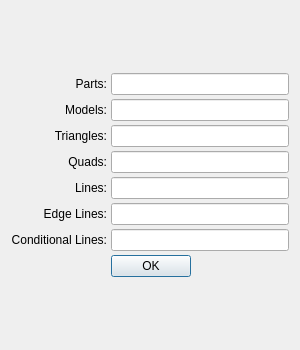
<ui version="4.0" stdsetdef="1">
  <author></author>
  <comment></comment>
  <exportmacro></exportmacro>
  <class>StatisticsPanel</class>
  <widget class="QDialog" name="StatisticsPanel">
    <property name="geometry">
      <rect>
        <x>0</x>
        <y>0</y>
        <width>300</width>
        <height>350</height>
      </rect>
    </property>
    <property name="sizePolicy">
      <sizepolicy>
        <hsizetype>5</hsizetype>
        <vsizetype>5</vsizetype>
        <horstretch>0</horstretch>
        <verstretch>0</verstretch>
      </sizepolicy>
    </property>
    <property name="minimumSize">
      <size>
        <width>300</width>
        <height>300</height>
      </size>
    </property>
    <property name="baseSize">
      <size>
        <width>350</width>
        <height>300</height>
      </size>
    </property>
    <property name="windowTitle">
      <string>Statistics</string>
    </property>
    <property name="windowIcon">
      <iconset resource="resources.qrc" >
      <normaloff>:/images/images/LDViewIcon16.png</normaloff>:/images/images/LDViewIcon16.png</iconset>
    </property>
    <property name="sizeGripEnabled">
      <bool>false</bool>
    </property>
    <layout class="QVBoxLayout">
      <property name="margin">
        <number>11</number>
      </property>
      <property name="spacing">
        <number>4</number>
      </property>
      <item>
        <layout class="QGridLayout">
          <property name="margin">
            <number>0</number>
          </property>
          <property name="spacing">
            <number>4</number>
          </property>
          <item row="0" column="0">
            <widget class="QLabel" name="partsLabel">
              <property name="text">
                <string>Parts:</string>
              </property>
              <property name="alignment">
                <set>Qt::AlignVCenter|Qt::AlignRight</set>
              </property>
              <property name="wordWrap">
                <bool>false</bool>
              </property>
            </widget>
          </item>
          <item row="1" column="0">
            <widget class="QLabel" name="modelsLabel">
              <property name="text">
                <string>Models:</string>
              </property>
              <property name="alignment">
                <set>Qt::AlignVCenter|Qt::AlignRight</set>
              </property>
              <property name="wordWrap">
                <bool>false</bool>
              </property>
            </widget>
          </item>
          <item row="2" column="0">
            <widget class="QLabel" name="trianglesLabel">
              <property name="text">
                <string>Triangles:</string>
              </property>
              <property name="alignment">
                <set>Qt::AlignVCenter|Qt::AlignRight</set>
              </property>
              <property name="wordWrap">
                <bool>false</bool>
              </property>
            </widget>
          </item>
          <item row="3" column="0">
            <widget class="QLabel" name="quadsLabel">
              <property name="text">
                <string>Quads:</string>
              </property>
              <property name="alignment">
                <set>Qt::AlignVCenter|Qt::AlignRight</set>
              </property>
              <property name="wordWrap">
                <bool>false</bool>
              </property>
            </widget>
          </item>
          <item row="4" column="0">
            <widget class="QLabel" name="linesLabel">
              <property name="text">
                <string>Lines:</string>
              </property>
              <property name="alignment">
                <set>Qt::AlignVCenter|Qt::AlignRight</set>
              </property>
              <property name="wordWrap">
                <bool>false</bool>
              </property>
            </widget>
          </item>
          <item row="5" column="0">
            <widget class="QLabel" name="edgeLinesLabel">
              <property name="text">
                <string>Edge Lines:</string>
              </property>
              <property name="alignment">
                <set>Qt::AlignVCenter|Qt::AlignRight</set>
              </property>
              <property name="wordWrap">
                <bool>false</bool>
              </property>
            </widget>
          </item>
          <item row="6" column="0">
            <widget class="QLabel" name="conditionalLinesLabel">
              <property name="text">
                <string>Conditional Lines:</string>
              </property>
              <property name="alignment">
                <set>Qt::AlignVCenter|Qt::AlignRight</set>
              </property>
              <property name="wordWrap">
                <bool>false</bool>
              </property>
            </widget>
          </item>
          <item row="0" column="1">
            <widget class="QLineEdit" name="partsLine">
              <property name="readOnly">
                <bool>true</bool>
              </property>
            </widget>
          </item>
          <item row="1" column="1">
            <widget class="QLineEdit" name="modelsLine">
              <property name="readOnly">
                <bool>true</bool>
              </property>
            </widget>
          </item>
          <item row="2" column="1">
            <widget class="QLineEdit" name="trianglesLine">
              <property name="readOnly">
                <bool>true</bool>
              </property>
            </widget>
          </item>
          <item row="3" column="1">
            <widget class="QLineEdit" name="quadsLine">
              <property name="readOnly">
                <bool>true</bool>
              </property>
            </widget>
          </item>
          <item row="4" column="1">
            <widget class="QLineEdit" name="linesLine">
              <property name="readOnly">
                <bool>true</bool>
              </property>
            </widget>
          </item>
          <item row="5" column="1">
            <widget class="QLineEdit" name="edgeLinesLine">
              <property name="readOnly">
                <bool>true</bool>
              </property>
            </widget>
          </item>
          <item row="6" column="1">
            <widget class="QLineEdit" name="conditionalLinesLine">
              <property name="readOnly">
                <bool>true</bool>
              </property>
            </widget>
          </item>
         <item row="7" column="1">
            <widget class="QPushButton" name="okButton">
              <property name="sizePolicy">
                <sizepolicy>
                  <hsizetype>0</hsizetype>
                  <vsizetype>0</vsizetype>
                  <horstretch>0</horstretch>
                  <verstretch>0</verstretch>
                </sizepolicy>
              </property>
              <property name="text">
                <string>OK</string>
              </property>
              <property name="shortcut">
                <string/>
              </property>
              <property name="default">
                <bool>true</bool>
              </property>
            </widget>
          </item>
        </layout>
      </item>
    </layout>
  </widget>
  <layoutdefault spacing="4" margin="11"/>
  <pixmapfunction></pixmapfunction>
  <resources>
   <include location="resources.qrc" />
  </resources>
</ui>
